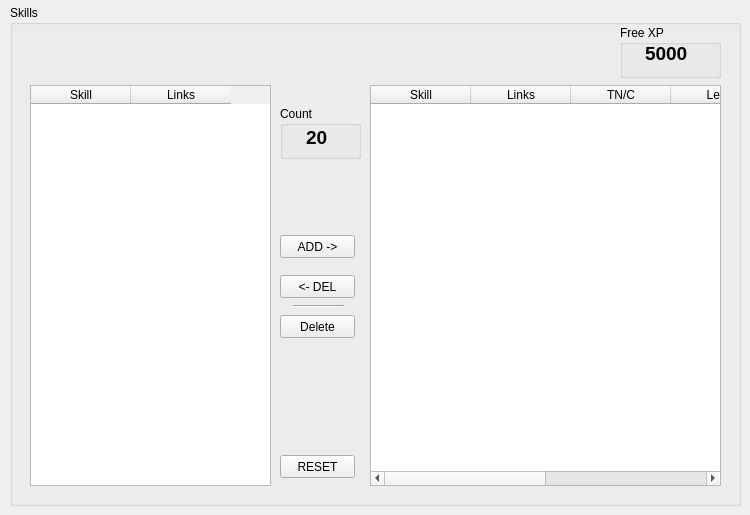
    <widget class="QWidget" name="SkillsTabswp">
     <attribute name="title">
      <string>Skills</string>
     </attribute>
     <widget class="QGroupBox" name="TraitsGroupBox">
      <property name="geometry">
       <rect>
        <x>10</x>
        <y>5</y>
        <width>731</width>
        <height>501</height>
       </rect>
      </property>
      <property name="title">
       <string>Skills</string>
      </property>
      <widget class="QPushButton" name="SkillResetMain">
       <property name="geometry">
        <rect>
         <x>270</x>
         <y>450</y>
         <width>75</width>
         <height>23</height>
        </rect>
       </property>
       <property name="text">
        <string>RESET</string>
       </property>
      </widget>
      <widget class="QPushButton" name="SkillAddMain">
       <property name="geometry">
        <rect>
         <x>270</x>
         <y>230</y>
         <width>75</width>
         <height>23</height>
        </rect>
       </property>
       <property name="text">
        <string>ADD -&gt;</string>
       </property>
      </widget>
      <widget class="QTableWidget" name="SkillAllTableMain">
       <property name="geometry">
        <rect>
         <x>20</x>
         <y>80</y>
         <width>241</width>
         <height>401</height>
        </rect>
       </property>
       <property name="editTriggers">
        <set>QAbstractItemView::NoEditTriggers</set>
       </property>
       <property name="selectionMode">
        <enum>QAbstractItemView::SingleSelection</enum>
       </property>
       <property name="selectionBehavior">
        <enum>QAbstractItemView::SelectRows</enum>
       </property>
       <property name="gridStyle">
        <enum>Qt::NoPen</enum>
       </property>
       <property name="rowCount">
        <number>0</number>
       </property>
       <attribute name="verticalHeaderVisible">
        <bool>false</bool>
       </attribute>
       <attribute name="verticalHeaderDefaultSectionSize">
        <number>15</number>
       </attribute>
       <column>
        <property name="text">
         <string>Skill</string>
        </property>
       </column>
       <column>
        <property name="text">
         <string>Links</string>
        </property>
       </column>
      </widget>
      <widget class="QTableWidget" name="SkillChrTableMain">
       <property name="geometry">
        <rect>
         <x>360</x>
         <y>80</y>
         <width>351</width>
         <height>401</height>
        </rect>
       </property>
       <property name="editTriggers">
        <set>QAbstractItemView::AnyKeyPressed</set>
       </property>
       <property name="selectionMode">
        <enum>QAbstractItemView::SingleSelection</enum>
       </property>
       <property name="selectionBehavior">
        <enum>QAbstractItemView::SelectRows</enum>
       </property>
       <property name="showGrid">
        <bool>false</bool>
       </property>
       <property name="gridStyle">
        <enum>Qt::NoPen</enum>
       </property>
       <property name="rowCount">
        <number>0</number>
       </property>
       <attribute name="horizontalHeaderCascadingSectionResizes">
        <bool>false</bool>
       </attribute>
       <attribute name="horizontalHeaderDefaultSectionSize">
        <number>100</number>
       </attribute>
       <attribute name="verticalHeaderVisible">
        <bool>false</bool>
       </attribute>
       <attribute name="verticalHeaderDefaultSectionSize">
        <number>15</number>
       </attribute>
       <attribute name="verticalHeaderHighlightSections">
        <bool>true</bool>
       </attribute>
       <attribute name="verticalHeaderShowSortIndicator" stdset="0">
        <bool>false</bool>
       </attribute>
       <attribute name="verticalHeaderStretchLastSection">
        <bool>false</bool>
       </attribute>
       <column>
        <property name="text">
         <string>Skill</string>
        </property>
       </column>
       <column>
        <property name="text">
         <string>Links</string>
        </property>
       </column>
       <column>
        <property name="text">
         <string>TN/C</string>
        </property>
       </column>
       <column>
        <property name="text">
         <string>Level</string>
        </property>
       </column>
       <column>
        <property name="text">
         <string>XP</string>
        </property>
       </column>
       <column>
        <property name="text">
         <string>Add</string>
        </property>
       </column>
      </widget>
      <widget class="QPushButton" name="SkillDelMain">
       <property name="geometry">
        <rect>
         <x>270</x>
         <y>270</y>
         <width>75</width>
         <height>23</height>
        </rect>
       </property>
       <property name="text">
        <string>&lt;- DEL</string>
       </property>
      </widget>
      <widget class="QPushButton" name="DeleteSkillMain">
       <property name="geometry">
        <rect>
         <x>270</x>
         <y>310</y>
         <width>75</width>
         <height>23</height>
        </rect>
       </property>
       <property name="text">
        <string>Delete</string>
       </property>
      </widget>
      <widget class="Line" name="line">
       <property name="geometry">
        <rect>
         <x>283</x>
         <y>293</y>
         <width>51</width>
         <height>16</height>
        </rect>
       </property>
       <property name="orientation">
        <enum>Qt::Horizontal</enum>
       </property>
      </widget>
      <widget class="QGroupBox" name="groupBox_8">
       <property name="geometry">
        <rect>
         <x>270</x>
         <y>101</y>
         <width>81</width>
         <height>53</height>
        </rect>
       </property>
       <property name="title">
        <string>Count</string>
       </property>
       <widget class="QLabel" name="CountSkillsMain">
        <property name="geometry">
         <rect>
          <x>26</x>
          <y>20</y>
          <width>31</width>
          <height>21</height>
         </rect>
        </property>
        <property name="text">
         <string>&lt;!DOCTYPE HTML PUBLIC &quot;-//W3C//DTD HTML 4.0//EN&quot; &quot;http://www.w3.org/TR/REC-html40/strict.dtd&quot;&gt;
&lt;html&gt;&lt;head&gt;&lt;meta name=&quot;qrichtext&quot; content=&quot;1&quot; /&gt;&lt;style type=&quot;text/css&quot;&gt;
p, li { white-space: pre-wrap; }
&lt;/style&gt;&lt;/head&gt;&lt;body style=&quot; font-family:'MS Shell Dlg 2'; font-size:8.25pt; font-weight:400; font-style:normal;&quot;&gt;
&lt;p style=&quot; margin-top:0px; margin-bottom:0px; margin-left:0px; margin-right:0px; -qt-block-indent:0; text-indent:0px;&quot;&gt;&lt;span style=&quot; font-size:14pt; font-weight:600;&quot;&gt;20&lt;/span&gt;&lt;/p&gt;&lt;/body&gt;&lt;/html&gt;</string>
        </property>
       </widget>
      </widget>
     </widget>
     <widget class="QGroupBox" name="groupBox_5">
      <property name="geometry">
       <rect>
        <x>620</x>
        <y>25</y>
        <width>101</width>
        <height>53</height>
       </rect>
      </property>
      <property name="title">
       <string>Free XP</string>
      </property>
      <widget class="QLabel" name="statusXPSkillsMain">
       <property name="geometry">
        <rect>
         <x>25</x>
         <y>17</y>
         <width>61</width>
         <height>21</height>
        </rect>
       </property>
       <property name="text">
        <string>&lt;!DOCTYPE HTML PUBLIC &quot;-//W3C//DTD HTML 4.0//EN&quot; &quot;http://www.w3.org/TR/REC-html40/strict.dtd&quot;&gt;
&lt;html&gt;&lt;head&gt;&lt;meta name=&quot;qrichtext&quot; content=&quot;1&quot; /&gt;&lt;style type=&quot;text/css&quot;&gt;
p, li { white-space: pre-wrap; }
&lt;/style&gt;&lt;/head&gt;&lt;body style=&quot; font-family:'MS Shell Dlg 2'; font-size:8.25pt; font-weight:400; font-style:normal;&quot;&gt;
&lt;p style=&quot; margin-top:0px; margin-bottom:0px; margin-left:0px; margin-right:0px; -qt-block-indent:0; text-indent:0px;&quot;&gt;&lt;span style=&quot; font-size:14pt; font-weight:600;&quot;&gt;5000&lt;/span&gt;&lt;/p&gt;&lt;/body&gt;&lt;/html&gt;</string>
       </property>
      </widget>
     </widget>
    </widget>
